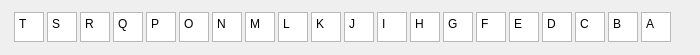
   <widget class="QWidget" name="horizontalLayoutWidget_2">
    <property name="geometry">
     <rect>
      <x>77</x>
      <y>10</y>
      <width>700</width>
      <height>55</height>
     </rect>
    </property>
    <layout class="QHBoxLayout" name="horizontalLayout">
     <property name="spacing">
      <number>0</number>
     </property>
     <item>
      <widget class="QTextEdit" name="textEdit_2">
       <property name="maximumSize">
        <size>
         <width>30</width>
         <height>30</height>
        </size>
       </property>
       <property name="html">
        <string>T</string>
       </property>
      </widget>
     </item>
     <item>
      <widget class="QTextEdit" name="textEdit">
       <property name="maximumSize">
        <size>
         <width>30</width>
         <height>30</height>
        </size>
       </property>
       <property name="html">
        <string>S</string>
       </property>
      </widget>
     </item>
     <item>
      <widget class="QTextEdit" name="textEdit_9">
       <property name="maximumSize">
        <size>
         <width>30</width>
         <height>30</height>
        </size>
       </property>
       <property name="html">
        <string>R</string>
       </property>
      </widget>
     </item>
     <item>
      <widget class="QTextEdit" name="textEdit_8">
       <property name="maximumSize">
        <size>
         <width>30</width>
         <height>30</height>
        </size>
       </property>
       <property name="html">
        <string>Q</string>
       </property>
      </widget>
     </item>
     <item>
      <widget class="QTextEdit" name="textEdit_7">
       <property name="maximumSize">
        <size>
         <width>30</width>
         <height>30</height>
        </size>
       </property>
       <property name="html">
        <string>P</string>
       </property>
      </widget>
     </item>
     <item>
      <widget class="QTextEdit" name="textEdit_6">
       <property name="maximumSize">
        <size>
         <width>30</width>
         <height>30</height>
        </size>
       </property>
       <property name="html">
        <string>O</string>
       </property>
      </widget>
     </item>
     <item>
      <widget class="QTextEdit" name="textEdit_5">
       <property name="maximumSize">
        <size>
         <width>30</width>
         <height>30</height>
        </size>
       </property>
       <property name="html">
        <string>N</string>
       </property>
      </widget>
     </item>
     <item>
      <widget class="QTextEdit" name="textEdit_4">
       <property name="maximumSize">
        <size>
         <width>30</width>
         <height>30</height>
        </size>
       </property>
       <property name="html">
        <string>M</string>
       </property>
      </widget>
     </item>
     <item>
      <widget class="QTextEdit" name="textEdit_13">
       <property name="maximumSize">
        <size>
         <width>30</width>
         <height>30</height>
        </size>
       </property>
       <property name="html">
        <string>L</string>
       </property>
      </widget>
     </item>
     <item>
      <widget class="QTextEdit" name="textEdit_12">
       <property name="maximumSize">
        <size>
         <width>30</width>
         <height>30</height>
        </size>
       </property>
       <property name="html">
        <string>K</string>
       </property>
      </widget>
     </item>
     <item>
      <widget class="QTextEdit" name="textEdit_11">
       <property name="maximumSize">
        <size>
         <width>30</width>
         <height>30</height>
        </size>
       </property>
       <property name="html">
        <string>J</string>
       </property>
      </widget>
     </item>
     <item>
      <widget class="QTextEdit" name="textEdit_10">
       <property name="maximumSize">
        <size>
         <width>30</width>
         <height>30</height>
        </size>
       </property>
       <property name="html">
        <string>I</string>
       </property>
      </widget>
     </item>
     <item>
      <widget class="QTextEdit" name="textEdit_20">
       <property name="maximumSize">
        <size>
         <width>30</width>
         <height>30</height>
        </size>
       </property>
       <property name="html">
        <string>H</string>
       </property>
      </widget>
     </item>
     <item>
      <widget class="QTextEdit" name="textEdit_19">
       <property name="maximumSize">
        <size>
         <width>30</width>
         <height>30</height>
        </size>
       </property>
       <property name="html">
        <string>G</string>
       </property>
      </widget>
     </item>
     <item>
      <widget class="QTextEdit" name="textEdit_18">
       <property name="maximumSize">
        <size>
         <width>30</width>
         <height>30</height>
        </size>
       </property>
       <property name="html">
        <string>F</string>
       </property>
      </widget>
     </item>
     <item>
      <widget class="QTextEdit" name="textEdit_17">
       <property name="maximumSize">
        <size>
         <width>30</width>
         <height>30</height>
        </size>
       </property>
       <property name="html">
        <string>E</string>
       </property>
      </widget>
     </item>
     <item>
      <widget class="QTextEdit" name="textEdit_16">
       <property name="maximumSize">
        <size>
         <width>30</width>
         <height>30</height>
        </size>
       </property>
       <property name="html">
        <string>D</string>
       </property>
      </widget>
     </item>
     <item>
      <widget class="QTextEdit" name="textEdit_15">
       <property name="maximumSize">
        <size>
         <width>30</width>
         <height>30</height>
        </size>
       </property>
       <property name="html">
        <string>C</string>
       </property>
      </widget>
     </item>
     <item>
      <widget class="QTextEdit" name="textEdit_14">
       <property name="maximumSize">
        <size>
         <width>30</width>
         <height>30</height>
        </size>
       </property>
       <property name="html">
        <string>B</string>
       </property>
      </widget>
     </item>
     <item>
      <widget class="QTextEdit" name="textEdit_3">
       <property name="maximumSize">
        <size>
         <width>30</width>
         <height>30</height>
        </size>
       </property>
       <property name="html">
        <string>A</string>
       </property>
      </widget>
     </item>
    </layout>
   </widget>
